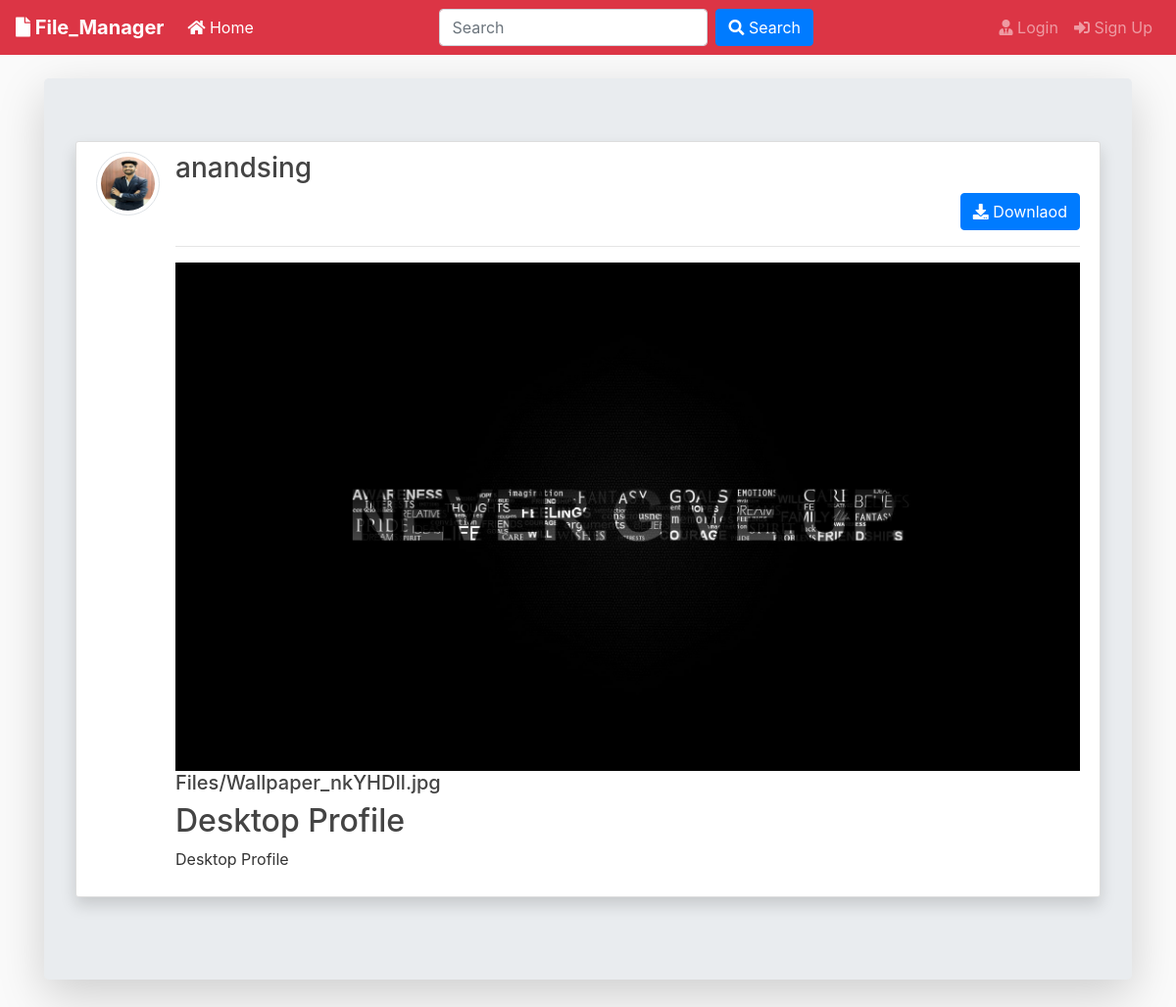
The page /post/8/ on the database its author committed.
### blog/models.py (models this page shows, shortened)
class Post(models.Model):
	title = models.CharField(max_length=100)
	file = models.FileField(null=True,blank=True,upload_to='Files')
	content = models.TextField()
	date_posted = models.DateTimeField(default=timezone.now)
	author = models.ForeignKey(User, on_delete=models.CASCADE)
	def extension(self):
		name, extension = os.path.splitext(self.file.name)
		return extension

### users/models.py (models this page shows, shortened)
class Profile(models.Model):
    user = models.OneToOneField(User, on_delete=models.CASCADE)
    image = models.ImageField(default='default.jpg', upload_to='profile_pics')

### blog/views.py (the view)
# urls.py: path('post/<int:pk>/', PostDetailView.as_view(), name='post-detail'),
class PostDetailView(DetailView):
    model = Post
    template_name = 'blog/post_detail.html'

### blog/templates/blog/post_detail.html (shortened to what this page needs)
{% extends "blog/base.html" %}
{% block content %}
<div class="jumbotron mt-3 shadow-lg">
<article class="media content-section shadow ">
   <a href="{{ object.author.profile.image.url }} " target="_blank"> <img src="{{ object.author.profile.image.url }}  " alt="" class="article-img rounded-circle img-thumbnail img-fluid">
   </a>
    <div class="media-body">
      <div class="">
        <div class="d-flex justify-content-between">
        <a class="mr-2 mt-0 mb-0  text-dark" href="{% url 'user-posts' object.author.username  %}"><h3>{{ object.author }}</h3></a>
        </div>
        {% if object.author != user %}
          <div class="form-group mt-0 pt-0 d-flex justify-content-end">
            <a href="{{ object.file.url }}" download class="btn btn-primary flex-last" type="submit"><i class="fas fa-download"></i> Downlaod</a>
          </div>
        {% endif %}
        <hr>
      </div>
      <div>
        {% if object.file %}
          {% if object.extension == '.jpg' or object.extension == 'jpeg' or object.extension == 'png' %}
            <a href="{{ object.file.url }}"  download ><img src="{{ object.file.url }}" alt="" class="img-fluid "></a>
            <a href="{{ object.file.url }}"  download class="text-dark"><h5>{{ object.file }}</h5></a>
          {% else %}
            <a href="{{ object.file.url }}"  download class="text-dark"><h5>{{ object.file }}</h5></a>
          {% endif %}
        {% endif %}
      </div>
      <h2>{{ object.title }}</h2>
      <p class="article-content">{{ object.content }}</p>
    </div>
  </article>
{% endblock content %}

### blog/static/blog/main.css (style rules this page uses)
body { background: #fafafa; color: #333333; margin-top: 0; }
h1, h2, h3, h4, h5, h6 { color: #444444; }
.content-section { background: #ffffff; padding: 10px 20px; border: 1px solid #dddddd; border-radius: 3px; margin-bottom: 20px; }
.article-content { white-space: pre-line; }
.article-img { height: 65px; width: 65px; margin-right: 16px; }

### rows shown on the page
Post: author.profile.image (picture), author "anandsing", file (picture), file "Files/Wallpaper_nkYHDIl.jpg", title "Desktop Profile", content "Desktop Profile"
